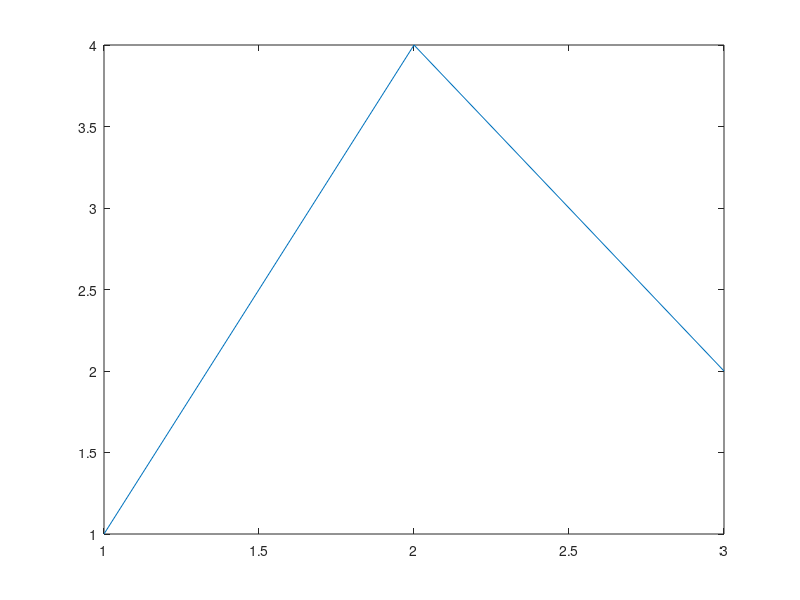

Reproduce this figure in MATLAB. (Note: this script raises an error after producing the figure.)
% Verify that exportPaperFigure writes a FIG readable by openfig.

clearvars;
projectRoot = fileparts(fileparts(mfilename('fullpath')));
addpath(fullfile(projectRoot, 'toolbox', 'sweep'));
addpath(fullfile(projectRoot, 'third_party', 'matlab2tikz', 'src'));
outputDirectory = tempname;
mkdir(outputDirectory);
cleanup = onCleanup(@() removeFixture(outputDirectory));

figureHandle = figure('Visible', 'off');
axesHandle = axes(figureHandle);
plot(axesHandle, 1:3, [1 4 2]);
files = exportPaperFigure(figureHandle, ...
    fullfile(outputDirectory, 'roundtrip'), struct());
close(figureHandle);

figureHandle = openfig(char(files.fig), 'new', 'visible');
drawnow;
assert(isgraphics(figureHandle, 'figure'));
assert(strcmpi(figureHandle.Visible, 'on'));
close(figureHandle);

clear cleanup;
fprintf('PAPER FIGURE ROUNDTRIP TEST: PASS\n');

function removeFixture(directory)
close all force;
if isfolder(directory)
    rmdir(directory, 's');
end
end
